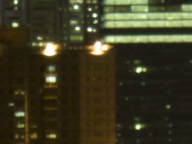
#> input picture Libs/jpeg/libjpeg-turbo/src/testimages/nightshot_iso_100.bmp, 192 x 144 px
$ python Icon_generate.py ../../../Libs/jpeg/libjpeg-turbo/src/testimages/nightshot_iso_100.bmp   (older library calls are emulated)
#> lines starting #> are read from the running program, lines starting #| are printed output that depends on the picture
import sys, os
import Image

curPath = os.path.dirname(os.path.realpath(__file__))

argCount = len(sys.argv)
fileName = curPath + "/icon1.png"

if (argCount > 1):
    fileName = os.path.realpath(sys.argv[1])

print(fileName)
fileDir = os.path.dirname(fileName)
print(fileDir)

imgSize = [29, 40, 50, 57, 58, 72, 76, 80, 87, 100, 114, 120, 144, 152, 167, 180]

img = Image.open(fileName)
#> img is the input picture: PIL image 192x144 RGB; mean R, G, B 60.1, 57.1, 33.8
img = img.convert("RGBA")
#> img: PIL image 192x144 RGBA

for size in imgSize:
    newImg = img.resize((size, size), Image.ANTIALIAS)
    newFileName = fileDir + ("/Icons/Icon%d.png" % (size))
    if not os.path.exists(os.path.dirname(newFileName)):
        os.makedirs(os.path.dirname(newFileName))
    newImg.save(newFileName, quality=100)
    pass
#> this loop made 16 passes
#> pass 1, `newImg = img.resize((size, size), Image.ANTIALIAS)`:
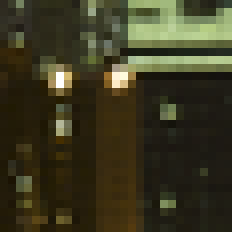
#> newImg: PIL image 29x29 RGBA (shown 8 times larger); mean R, G, B, A 59.9, 57, 33.7, 255
#> pass 2, `newImg = img.resize((size, size), Image.ANTIALIAS)`:
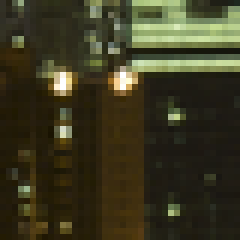
#> newImg: PIL image 40x40 RGBA (shown 6 times larger); mean R, G, B, A 60, 57, 33.7, 255
#> pass 3, `newImg = img.resize((size, size), Image.ANTIALIAS)`:
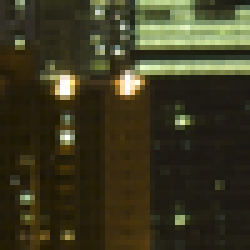
#> newImg: PIL image 50x50 RGBA (shown 5 times larger); mean R, G, B, A 60, 57, 33.8, 255
#> after the loop:
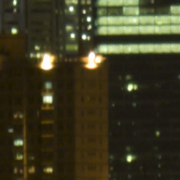
#> newImg: PIL image 180x180 RGBA; mean R, G, B, A 60.1, 57.1, 33.8, 255
